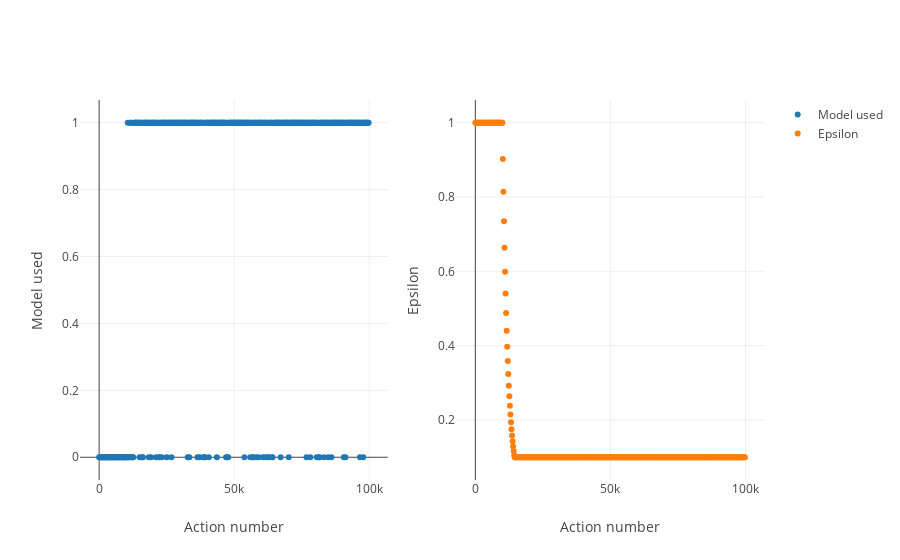

Notebook code for this chart:
### Code cell
plot_model_switch(last_agent.model_memory, last_agent.eps_memory)

### Figure 1 — Plotly figure (JSON) as saved in the notebook; plotly's stock layout.template omitted (floating-point values rounded to 4 significant figures; data arrays with more than 128 entries replaced by an {"elided": "..."} marker saying what was removed)
{"data": [{"mode": "markers", "name": "Model used", "type": "scatter", "x": {"elided": "500 int values"}, "xaxis": "x1", "y": {"elided": "500 int values"}, "yaxis": "y1"}, {"mode": "markers", "name": "Epsilon", "type": "scatter", "x": {"elided": "500 int values"}, "xaxis": "x2", "y": {"elided": "500 float values"}, "yaxis": "y2"}], "layout": {"xaxis1": {"anchor": "y1", "domain": [0, 0.45], "title": "Action number"}, "xaxis2": {"anchor": "y2", "domain": [0.55, 1], "title": "Action number"}, "yaxis1": {"anchor": "x1", "domain": [0, 1], "title": "Model used"}, "yaxis2": {"anchor": "x2", "domain": [0, 1], "title": "Epsilon"}}}
